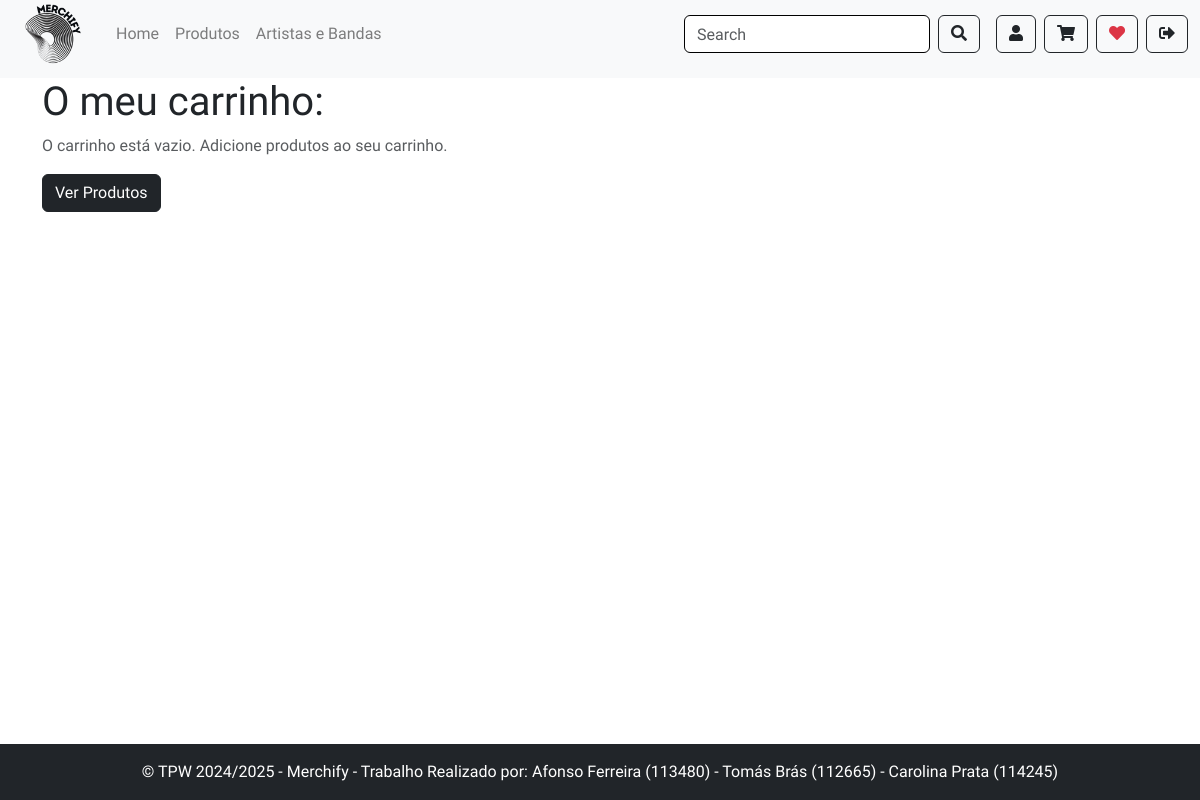
The app's page /cart/ (signed in), older data.
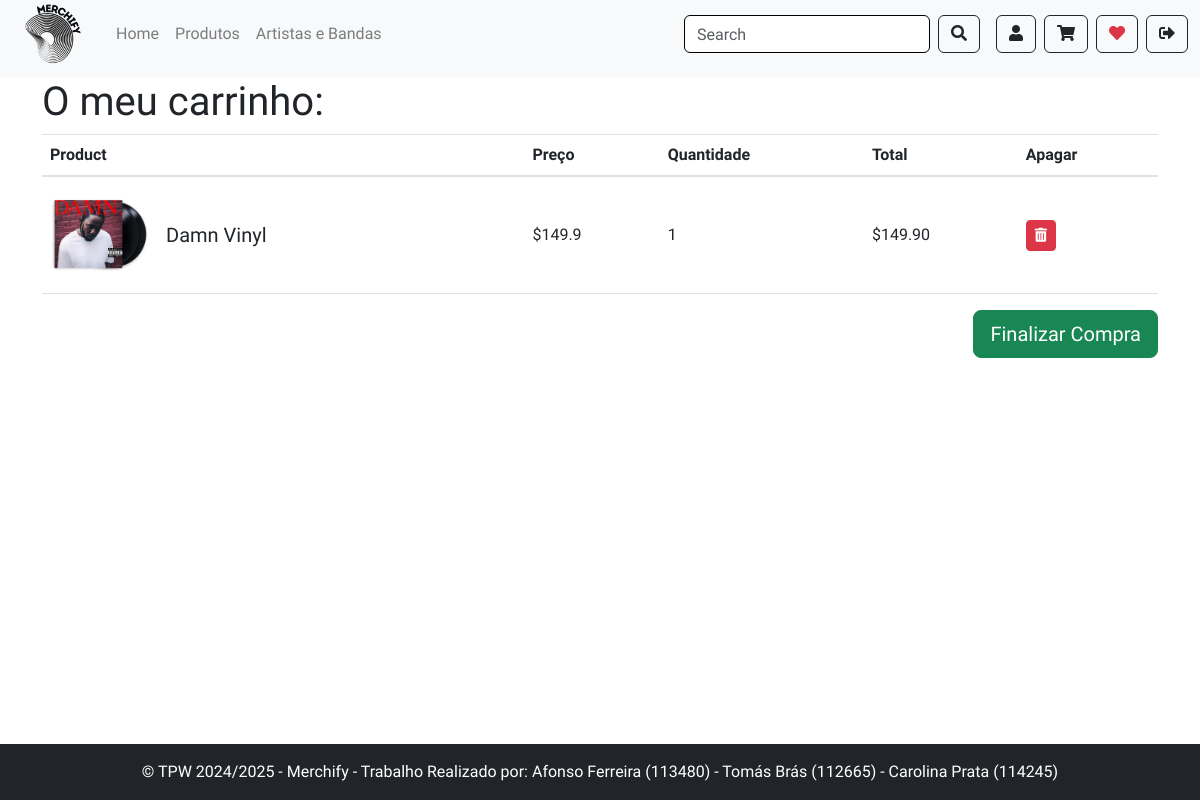
The same page, newer data.
### app/models.py (models this page shows, shortened)
class CartItem(models.Model):
    id = models.AutoField(primary_key=True)
    cart = models.ForeignKey(Cart, on_delete=models.CASCADE, related_name='items')
    product = models.ForeignKey(Product, on_delete=models.CASCADE, related_name='items')
    quantity = models.IntegerField()
    size = models.ForeignKey(Size, on_delete=models.CASCADE, null=True, blank=True)

class Product(models.Model):
    id = models.AutoField(primary_key=True)
    name = models.CharField(max_length=50)
    description = models.TextField()
    price = models.FloatField()
    image = models.ImageField(upload_to='products/')
    artist = models.ForeignKey('Artist', on_delete=models.CASCADE)
    company = models.ForeignKey('Company', on_delete=models.CASCADE, related_name='products')
    category = models.CharField(max_length=50)
    addedProduct = models.DateField(auto_now_add=True)

### app/views.py (the view)
# urls.py: path('cart/', views.viewCart, name='cart'),
@login_required
def viewCart(request):
    user = request.user
    try:
        cart = Cart.objects.get(user=user)
    except Cart.DoesNotExist:
        cart = Cart.objects.create(user=user)
    cartitems = CartItem.objects.filter(cart=cart)
    context = {
        'cart_items': cartitems,
    }
    return render(request, 'cart.html', context)

### app/templatetags/filters.py (called while the page is built)
@register.filter
def multiply(a, b):
    result = (a * b)
    return format(result, '.2f')

### app/templates/cart.html (shortened to what this page needs)
<!DOCTYPE html>
<html lang="en">
<head>
    <link rel="stylesheet" href="https://stackpath.bootstrapcdn.com/bootstrap/4.5.2/css/bootstrap.min.css">
    <link rel="stylesheet" href="https://cdnjs.cloudflare.com/ajax/libs/font-awesome/6.0.0/css/all.min.css"
 />
</head>
<body>
{% extends 'layout.html' %}
{% block content %}
{% load filters %}
<div class="container">
    <h1>O meu carrinho:</h1>
    {% if cart_items %}
        <table class="table">
            <thead>
                <tr>
                    <th scope="col">Product</th>
                    <th scope="col">Preço</th>
                    <th scope="col">Quantidade</th>
                    <th scope="col">Total</th>
                    <th scope="col">Apagar</th>
                </tr>
            </thead>
            <tbody>
                {% for item in cart_items %}
                <tr>
                    <td>
                        <div class="product-info">
                            <img src="{{ item.product.image.url }}" alt="{{ item.product.name }}" class="product-image mr-3">
                            <div>
                                <h5>{{ item.product.name }}</h5>
                            </div>
                        </div>
                    </td>
                    <td>${{ item.product.price }}</td>
                    <td>{{ item.quantity }}</td>
                    <td>${{ item.product.price|multiply:item.quantity }}</td>
                    <td>
                        <a href="{% url 'remove_from_cart' item.product.id %}" class="btn btn-danger btn-sm">
                            <i class="fas fa-trash-alt"></i>
                        </a>
                    </td>
                </tr>
                {% endfor %}
            </tbody>
        </table>
        <div class="text-right">
            <form action="{% url 'payment_page' %}" method="get">
                <button type="submit" id="finalizar_compra" name="finalizar_compra" class="btn btn-success btn-lg">
                    Finalizar Compra
                </button>
            </form>
        </div>
    {% else %}
        <p class="text-muted">O carrinho está vazio. Adicione produtos ao seu carrinho.</p>
        <button class="btn btn-dark" type="button" onclick="window.location.href='{% url 'produtos' %}'">Ver Produtos</button>
    {% endif %}
</div>
{% endblock %}

### app/templates/layout.html (shortened to what this page needs)
<!doctype html>
<html lang="en">
<head>
    <link href="https://cdn.jsdelivr.net/npm/bootstrap@5.3.0/dist/css/bootstrap.min.css" rel="stylesheet">
    <link href="https://cdnjs.cloudflare.com/ajax/libs/bootstrap-icons/1.8.1/font/bootstrap-icons.min.css" rel="stylesheet">
    <link rel="stylesheet" href="https://cdnjs.cloudflare.com/ajax/libs/font-awesome/5.15.4/css/all.min.css">
    {% load static %}
    <link rel="stylesheet" href="{% static 'css/fonts.css' %}">
</head>
<body style="min-height: 100vh; display: flex; flex-direction: column; margin: 0;">
    <nav class="navbar navbar-expand-lg navbar-light bg-light" style="padding: 0.25rem 0; min-height: 50px;">
        <div class="container-fluid">
            <a class="navbar-brand" href="{% url 'home' %}">
                <img src="/media/logo.png" alt="Logo" width="80">
            </a>
            <div class="collapse navbar-collapse" id="navbarNav">
                <ul class="navbar-nav me-auto">
                    <li class="nav-item">
                        <a class="nav-link {% if request.resolver_match.url_name == 'home' %}active{% endif %}" href="{% url 'home' %}">Home</a>
                    </li>
                    <li class="nav-item">
                        <a class="nav-link {% if request.resolver_match.url_name == 'produtos' %}active{% endif %}" href="{% url 'produtos' %}">Produtos</a>
                    </li>
                    <li class="nav-item">
                        <a class="nav-link {% if request.resolver_match.url_name == 'artistas' %}active{% endif %}" href="{% url 'artistas' %}">Artistas e Bandas</a>
                    </li>
                </ul>
                <form class="d-flex me-3" method="GET" action="{% url 'search_products' %}">
                    <input class="form-control me-2 search-input" type="search" name="search" placeholder="Search">
                    <button class="btn btn-outline-dark" type="submit">
                        <i   class="fa fa-search"></i>
                    </button>
                </form>
                <div class="d-flex">
                    {% if user.is_authenticated %}
                        {%  if user.user_type == 'individual' %}
                        <a href="{% url 'profile' %}" class="btn btn-outline-dark me-2"><i   class="fa fa-user"></i></a>
                        <a href="{% url 'cart' %}" class="btn btn-outline-dark me-2"><i   class="fa fa-shopping-cart"></i></a>
                        <a href="{% url 'favorites' %}" class="btn btn-outline-dark me-2"><i   class="fa fa-heart text-danger"></i></a>
                        <a href="{% url 'logout' %}" class="btn btn-outline-dark"><i   class="fas fa-sign-out-alt"></i></a>
                            {%  endif %}
                    {% else %}
                        <a href="{% url 'login' %}" class="btn btn-outline-dark"><img src="/media/user.png" width="20"> Login</a>
                    {% endif %}
                </div>
            </div>
        </div>
    </nav>
    <main role="main" style="flex: 1;">
        <div class="container product-page-content gx-0">
            {% block content %}{% endblock %}
        </div>
    </main>
    <footer class="bg-dark text-white text-center py-3">
        <div>&copy;  TPW 2024/2025 - Merchify - Trabalho Realizado por: Afonso Ferreira (113480) - Tomás Brás (112665) - Carolina Prata (114245)</div>
    </footer>
</body>
</html>

### app/templates/cart.html (style rules this page uses)
.product-image { width: 100px; height: 100px; object-fit: contain; }
.product-info { display: flex; align-items: center; }
.product-info h5 { margin-bottom: 0; }
.table td { vertical-align: middle; }

### app/templates/layout.html (style rules this page uses)
body { font-family: 'Nunito Sans', sans-serif !important; }
.product-page-content { max-width: 100%; }
.navbar, .footer { width: 100%; }

Row changes from the older to the newer data that the page shows:
added CartItem: product.image (picture), product.name "Damn Vinyl", product.price "149.9", quantity "1", product.price|multiply "149.90"
Text that changed along with them:
text no longer shown: "O carrinho está vazio. Adicione produtos ao seu carrinho. Ver Produtos"
text now shown: "Product Preço Quantidade Total Apagar Finalizar Compra"
